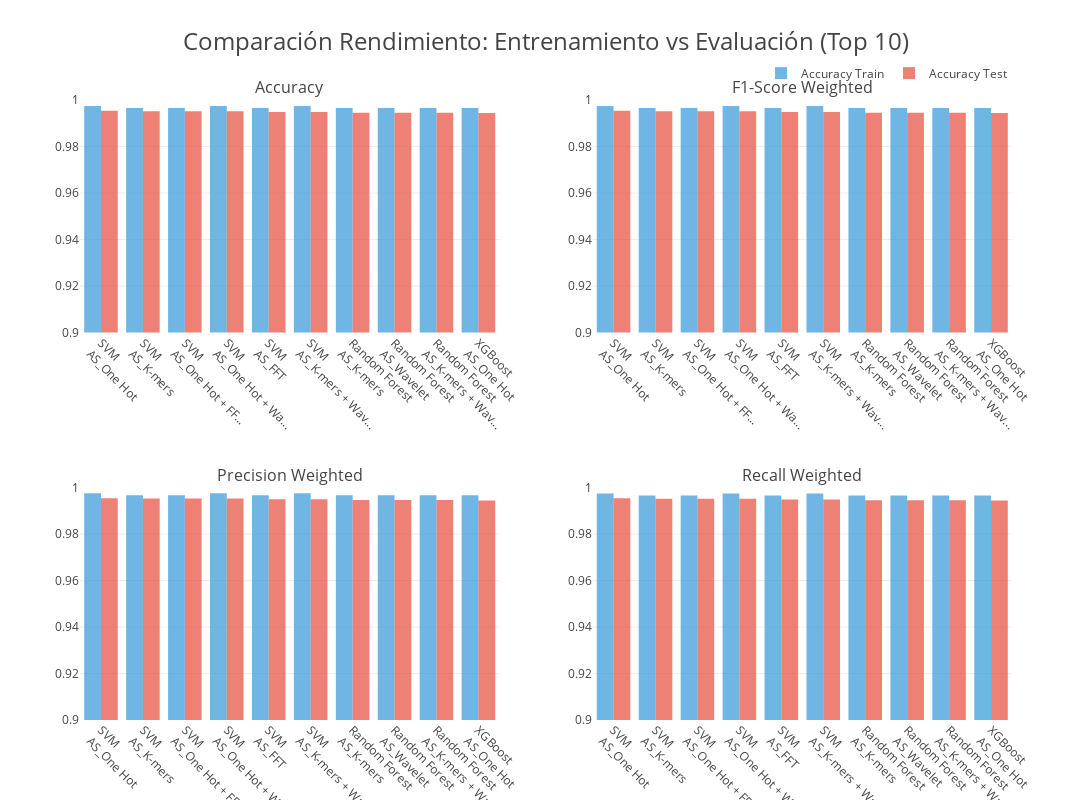

Notebook source saved alongside this figure:
### Code cell
import pandas as pd
import plotly.graph_objects as go
from plotly.subplots import make_subplots

# Cargar datos
df_train = pd.read_csv('results/datos_tablas_entrenamiento.csv')
df_eval = pd.read_csv('results/datos_tablas_evaluacion.csv')

# Renombrar para consistencia
df_train = df_train.rename(columns={'model_name': 'algorithm'})
df_eval = df_eval.rename(columns={'model_name': 'algorithm'})

# Combinar datasets
combined = pd.merge(df_train, df_eval, on=['algorithm', 'encoding'], suffixes=('_train', '_test'))

# Filtrar top 10 por accuracy de test
top_combinations = combined.nlargest(10, 'accuracy_test')

# Crear gráfico con subplots
fig = make_subplots(
    rows=2, cols=2,
    subplot_titles=('Accuracy', 'F1-Score Weighted', 'Precision Weighted', 'Recall Weighted'),
    specs=[[{"secondary_y": False}, {"secondary_y": False}],
           [{"secondary_y": False}, {"secondary_y": False}]]
)

metrics = ['accuracy', 'f1_score_weighted', 'precision_weighted', 'recall_weighted']
positions = [(1,1), (1,2), (2,1), (2,2)]

colors_train = '#3498db'
colors_test = '#e74c3c'

for i, metric in enumerate(metrics):
    row, col = positions[i]
    
    # Añadir barras de entrenamiento
    fig.add_trace(
        go.Bar(
            name=f'{metric.title()} Train' if i == 0 else '',
            x=[f"{row['algorithm']}<br>{row['encoding'][:15]}{'...' if len(row['encoding']) > 15 else ''}" 
               for _, row in top_combinations.iterrows()],
            y=top_combinations[f'{metric}_train'].values,
            marker_color=colors_train,
            opacity=0.7,
            showlegend=True if i == 0 else False,
            legendgroup='train'
        ),
        row=row, col=col
    )
    
    # Añadir barras de test
    fig.add_trace(
        go.Bar(
            name=f'{metric.title()} Test' if i == 0 else '',
            x=[f"{row['algorithm']}<br>{row['encoding'][:15]}{'...' if len(row['encoding']) > 15 else ''}" 
               for _, row in top_combinations.iterrows()],
            y=top_combinations[f'{metric}_test'].values,
            marker_color=colors_test,
            opacity=0.7,
            showlegend=True if i == 0 else False,
            legendgroup='test'
        ),
        row=row, col=col
    )

# Actualizar layout
fig.update_layout(
    title={
        'text': 'Comparación Rendimiento: Entrenamiento vs Evaluación (Top 10)',
        'x': 0.5,
        'font': {'size': 24}
    },
    template='presentation',
    height=800,
    width=1400,
    barmode='group',
    font=dict(size=12),
    showlegend=True,
    legend=dict(orientation="h", yanchor="bottom", y=1.02, xanchor="right", x=1)
)

# Rotar etiquetas del eje x
fig.update_xaxes(tickangle=45)

# Establecer rango del eje y para mejor visualización
for i in range(1, 3):
    for j in range(1, 3):
        fig.update_yaxes(range=[0.90, 1.0], row=i, col=j)

fig.show()

### Figure 1 — Plotly figure (JSON) as saved in the notebook; plotly's stock layout.template omitted (floating-point values rounded to 4 significant figures)
{"data": [{"legendgroup": "train", "marker": {"color": "#3498db"}, "name": "Accuracy Train", "opacity": 0.7, "showlegend": true, "type": "bar", "x": ["SVM<br>AS_One Hot", "SVM<br>AS_K-mers", "SVM<br>AS_One Hot + FF...", "SVM<br>AS_One Hot + Wa...", "SVM<br>AS_FFT", "SVM<br>AS_K-mers + Wav...", "Random Forest<br>AS_K-mers", "Random Forest<br>AS_Wavelet", "Random Forest<br>AS_K-mers + Wav...", "XGBoost<br>AS_One Hot"], "xaxis": "x", "y": [0.9974, 0.9966, 0.9966, 0.9974, 0.9966, 0.9974, 0.9966, 0.9966, 0.9966, 0.9966], "yaxis": "y"}, {"legendgroup": "test", "marker": {"color": "#e74c3c"}, "name": "Accuracy Test", "opacity": 0.7, "showlegend": true, "type": "bar", "x": ["SVM<br>AS_One Hot", "SVM<br>AS_K-mers", "SVM<br>AS_One Hot + FF...", "SVM<br>AS_One Hot + Wa...", "SVM<br>AS_FFT", "SVM<br>AS_K-mers + Wav...", "Random Forest<br>AS_K-mers", "Random Forest<br>AS_Wavelet", "Random Forest<br>AS_K-mers + Wav...", "XGBoost<br>AS_One Hot"], "xaxis": "x", "y": [0.9953, 0.9952, 0.9952, 0.9952, 0.9949, 0.9949, 0.9945, 0.9945, 0.9945, 0.9944], "yaxis": "y"}, {"legendgroup": "train", "marker": {"color": "#3498db"}, "name": "", "opacity": 0.7, "showlegend": false, "type": "bar", "x": ["SVM<br>AS_One Hot", "SVM<br>AS_K-mers", "SVM<br>AS_One Hot + FF...", "SVM<br>AS_One Hot + Wa...", "SVM<br>AS_FFT", "SVM<br>AS_K-mers + Wav...", "Random Forest<br>AS_K-mers", "Random Forest<br>AS_Wavelet", "Random Forest<br>AS_K-mers + Wav...", "XGBoost<br>AS_One Hot"], "xaxis": "x2", "y": [0.9974, 0.9966, 0.9966, 0.9974, 0.9966, 0.9974, 0.9966, 0.9966, 0.9966, 0.9966], "yaxis": "y2"}, {"legendgroup": "test", "marker": {"color": "#e74c3c"}, "name": "", "opacity": 0.7, "showlegend": false, "type": "bar", "x": ["SVM<br>AS_One Hot", "SVM<br>AS_K-mers", "SVM<br>AS_One Hot + FF...", "SVM<br>AS_One Hot + Wa...", "SVM<br>AS_FFT", "SVM<br>AS_K-mers + Wav...", "Random Forest<br>AS_K-mers", "Random Forest<br>AS_Wavelet", "Random Forest<br>AS_K-mers + Wav...", "XGBoost<br>AS_One Hot"], "xaxis": "x2", "y": [0.9953, 0.9952, 0.9952, 0.9952, 0.9949, 0.9949, 0.9945, 0.9945, 0.9945, 0.9944], "yaxis": "y2"}, {"legendgroup": "train", "marker": {"color": "#3498db"}, "name": "", "opacity": 0.7, "showlegend": false, "type": "bar", "x": ["SVM<br>AS_One Hot", "SVM<br>AS_K-mers", "SVM<br>AS_One Hot + FF...", "SVM<br>AS_One Hot + Wa...", "SVM<br>AS_FFT", "SVM<br>AS_K-mers + Wav...", "Random Forest<br>AS_K-mers", "Random Forest<br>AS_Wavelet", "Random Forest<br>AS_K-mers + Wav...", "XGBoost<br>AS_One Hot"], "xaxis": "x3", "y": [0.9975, 0.9966, 0.9967, 0.9975, 0.9966, 0.9975, 0.9966, 0.9967, 0.9967, 0.9966], "yaxis": "y3"}, {"legendgroup": "test", "marker": {"color": "#e74c3c"}, "name": "", "opacity": 0.7, "showlegend": false, "type": "bar", "x": ["SVM<br>AS_One Hot", "SVM<br>AS_K-mers", "SVM<br>AS_One Hot + FF...", "SVM<br>AS_One Hot + Wa...", "SVM<br>AS_FFT", "SVM<br>AS_K-mers + Wav...", "Random Forest<br>AS_K-mers", "Random Forest<br>AS_Wavelet", "Random Forest<br>AS_K-mers + Wav...", "XGBoost<br>AS_One Hot"], "xaxis": "x3", "y": [0.9954, 0.9953, 0.9953, 0.9953, 0.9949, 0.9949, 0.9946, 0.9946, 0.9946, 0.9945], "yaxis": "y3"}, {"legendgroup": "train", "marker": {"color": "#3498db"}, "name": "", "opacity": 0.7, "showlegend": false, "type": "bar", "x": ["SVM<br>AS_One Hot", "SVM<br>AS_K-mers", "SVM<br>AS_One Hot + FF...", "SVM<br>AS_One Hot + Wa...", "SVM<br>AS_FFT", "SVM<br>AS_K-mers + Wav...", "Random Forest<br>AS_K-mers", "Random Forest<br>AS_Wavelet", "Random Forest<br>AS_K-mers + Wav...", "XGBoost<br>AS_One Hot"], "xaxis": "x4", "y": [0.9974, 0.9966, 0.9966, 0.9974, 0.9966, 0.9974, 0.9966, 0.9966, 0.9966, 0.9966], "yaxis": "y4"}, {"legendgroup": "test", "marker": {"color": "#e74c3c"}, "name": "", "opacity": 0.7, "showlegend": false, "type": "bar", "x": ["SVM<br>AS_One Hot", "SVM<br>AS_K-mers", "SVM<br>AS_One Hot + FF...", "SVM<br>AS_One Hot + Wa...", "SVM<br>AS_FFT", "SVM<br>AS_K-mers + Wav...", "Random Forest<br>AS_K-mers", "Random Forest<br>AS_Wavelet", "Random Forest<br>AS_K-mers + Wav...", "XGBoost<br>AS_One Hot"], "xaxis": "x4", "y": [0.9953, 0.9952, 0.9952, 0.9952, 0.9949, 0.9949, 0.9945, 0.9945, 0.9945, 0.9944], "yaxis": "y4"}], "layout": {"annotations": [{"font": {"size": 16}, "showarrow": false, "text": "Accuracy", "x": 0.225, "xanchor": "center", "xref": "paper", "y": 1, "yanchor": "bottom", "yref": "paper"}, {"font": {"size": 16}, "showarrow": false, "text": "F1-Score Weighted", "x": 0.775, "xanchor": "center", "xref": "paper", "y": 1, "yanchor": "bottom", "yref": "paper"}, {"font": {"size": 16}, "showarrow": false, "text": "Precision Weighted", "x": 0.225, "xanchor": "center", "xref": "paper", "y": 0.375, "yanchor": "bottom", "yref": "paper"}, {"font": {"size": 16}, "showarrow": false, "text": "Recall Weighted", "x": 0.775, "xanchor": "center", "xref": "paper", "y": 0.375, "yanchor": "bottom", "yref": "paper"}], "barmode": "group", "font": {"size": 12}, "height": 800, "legend": {"orientation": "h", "x": 1, "xanchor": "right", "y": 1.02, "yanchor": "bottom"}, "showlegend": true, "title": {"font": {"size": 24}, "text": "Comparación Rendimiento: Entrenamiento vs Evaluación (Top 10)", "x": 0.5}, "width": 1400, "xaxis": {"anchor": "y", "domain": [0, 0.45], "tickangle": 45}, "xaxis2": {"anchor": "y2", "domain": [0.55, 1], "tickangle": 45}, "xaxis3": {"anchor": "y3", "domain": [0, 0.45], "tickangle": 45}, "xaxis4": {"anchor": "y4", "domain": [0.55, 1], "tickangle": 45}, "yaxis": {"anchor": "x", "domain": [0.625, 1], "range": [0.9, 1]}, "yaxis2": {"anchor": "x2", "domain": [0.625, 1], "range": [0.9, 1]}, "yaxis3": {"anchor": "x3", "domain": [0, 0.375], "range": [0.9, 1]}, "yaxis4": {"anchor": "x4", "domain": [0, 0.375], "range": [0.9, 1]}}}
